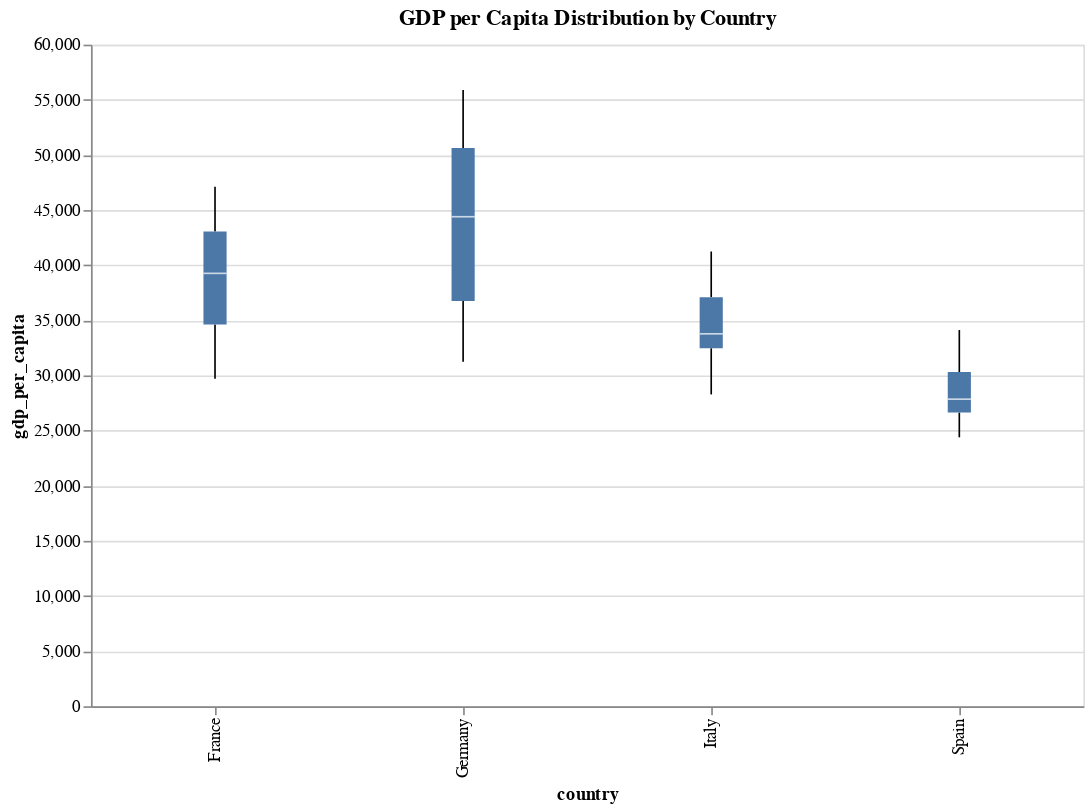

Here is the notebook cell this chart was saved with:
### Code cell
# 3. Box plot showing GDP per capita distribution by country
gdp_box = alt.Chart(df).mark_boxplot().encode(
    x='country:N',
    y='gdp_per_capita:Q'
).properties(
    title='GDP per Capita Distribution by Country',
    width=600,
    height=400
)
gdp_box

### Figure 1 — Vega-Lite specification as saved in the notebook (floating-point values rounded to 4 significant figures)
{"config": {"view": {"continuousWidth": 300, "continuousHeight": 300}}, "data": {"name": "data-1277d1753cfc313ed19aec1cef3f479d"}, "mark": {"type": "boxplot"}, "encoding": {"x": {"field": "country", "type": "nominal"}, "y": {"field": "gdp_per_capita", "type": "quantitative"}}, "height": 400, "title": "GDP per Capita Distribution by Country", "width": 600, "$schema": "https://vega.github.io/schema/vega-lite/v5.20.1.json", "datasets": {"data-1277d1753cfc313ed19aec1cef3f479d": [{"country": "Germany", "year": 2004, "inflation_rate": 1.8, "population": 82500000, "gdp_per_capita": 31240}, {"country": "Germany", "year": 2005, "inflation_rate": 1.9, "population": 82400000, "gdp_per_capita": 31950}, {"country": "Germany", "year": 2006, "inflation_rate": 1.8, "population": 82300000, "gdp_per_capita": 33580}, {"country": "Germany", "year": 2007, "inflation_rate": 2.3, "population": 82200000, "gdp_per_capita": 35650}, {"country": "Germany", "year": 2008, "inflation_rate": 2.8, "population": 82000000, "gdp_per_capita": 37120}, {"country": "Germany", "year": 2009, "inflation_rate": 0.2, "population": 81800000, "gdp_per_capita": 34890}, {"country": "Germany", "year": 2010, "inflation_rate": 1.1, "population": 81750000, "gdp_per_capita": 37120}, {"country": "Germany", "year": 2011, "inflation_rate": 2.5, "population": 81800000, "gdp_per_capita": 39890}, {"country": "Germany", "year": 2012, "inflation_rate": 2.1, "population": 81900000, "gdp_per_capita": 41830}, {"country": "Germany", "year": 2013, "inflation_rate": 1.6, "population": 82000000, "gdp_per_capita": 43560}, {"country": "Germany", "year": 2014, "inflation_rate": 0.8, "population": 82200000, "gdp_per_capita": 45230}, {"country": "Germany", "year": 2015, "inflation_rate": 0.1, "population": 82600000, "gdp_per_capita": 46640}, {"country": "Germany", "year": 2016, "inflation_rate": 0.4, "population": 82800000, "gdp_per_capita": 48260}, {"country": "Germany", "year": 2017, "inflation_rate": 1.7, "population": 83000000, "gdp_per_capita": 50425}, {"country": "Germany", "year": 2018, "inflation_rate": 1.9, "population": 83200000, "gdp_per_capita": 52559}, {"country": "Germany", "year": 2019, "inflation_rate": 1.4, "population": 83400000, "gdp_per_capita": 54076}, {"country": "Germany", "year": 2020, "inflation_rate": 0.5, "population": 83500000, "gdp_per_capita": 49677}, {"country": "Germany", "year": 2021, "inflation_rate": 3.2, "population": 83600000, "gdp_per_capita": 51203}, {"country": "Germany", "year": 2022, "inflation_rate": 7.9, "population": 83700000, "gdp_per_capita": 54076}, {"country": "Germany", "year": 2023, "inflation_rate": 5.9, "population": 83800000, "gdp_per_capita": 55890}, {"country": "France", "year": 2004, "inflation_rate": 2.1, "population": 62400000, "gdp_per_capita": 29692}, {"country": "France", "year": 2005, "inflation_rate": 1.8, "population": 62700000, "gdp_per_capita": 30688}, {"country": "France", "year": 2006, "inflation_rate": 1.6, "population": 63000000, "gdp_per_capita": 32150}, {"country": "France", "year": 2007, "inflation_rate": 1.5, "population": 63300000, "gdp_per_capita": 33890}, {"country": "France", "year": 2008, "inflation_rate": 2.8, "population": 63600000, "gdp_per_capita": 34950}, {"country": "France", "year": 2009, "inflation_rate": 0.1, "population": 63900000, "gdp_per_capita": 33680}, {"country": "France", "year": 2010, "inflation_rate": 1.5, "population": 64200000, "gdp_per_capita": 34880}, {"country": "France", "year": 2011, "inflation_rate": 2.1, "population": 64500000, "gdp_per_capita": 36750}, {"country": "France", "year": 2012, "inflation_rate": 2.0, "population": 64800000, "gdp_per_capita": 37780}, {"country": "France", "year": 2013, "inflation_rate": 0.9, "population": 65100000, "gdp_per_capita": 38950}, {"country": "France", "year": 2014, "inflation_rate": 0.5, "population": 65400000, "gdp_per_capita": 39570}, {"country": "France", "year": 2015, "inflation_rate": 0.0, "population": 65700000, "gdp_per_capita": 40470}, {"country": "France", "year": 2016, "inflation_rate": 0.2, "population": 66000000, "gdp_per_capita": 41340}, {"country": "France", "year": 2017, "inflation_rate": 1.0, "population": 66300000, "gdp_per_capita": 42850}, {"country": "France", "year": 2018, "inflation_rate": 1.9, "population": 66600000, "gdp_per_capita": 44450}, {"country": "France", "year": 2019, "inflation_rate": 1.3, "population": 66900000, "gdp_per_capita": 46240}, {"country": "France", "year": 2020, "inflation_rate": 0.5, "population": 67200000, "gdp_per_capita": 42330}, {"country": "France", "year": 2021, "inflation_rate": 2.1, "population": 67400000, "gdp_per_capita": 43658}, {"country": "France", "year": 2022, "inflation_rate": 5.9, "population": 67600000, "gdp_per_capita": 45454}, {"country": "France", "year": 2023, "inflation_rate": 4.9, "population": 67800000, "gdp_per_capita": 47120}, {"country": "Italy", "year": 2004, "inflation_rate": 2.2, "population": 57888000, "gdp_per_capita": 28280}, {"country": "Italy", "year": 2005, "inflation_rate": 2.0, "population": 58064000, "gdp_per_capita": 28934}, {"country": "Italy", "year": 2006, "inflation_rate": 2.1, "population": 58223000, "gdp_per_capita": 30364}, {"country": "Italy", "year": 2007, "inflation_rate": 1.8, "population": 58438000, "gdp_per_capita": 32250}, {"country": "Italy", "year": 2008, "inflation_rate": 3.3, "population": 58652000, "gdp_per_capita": 33560}, {"country": "Italy", "year": 2009, "inflation_rate": 0.8, "population": 58947000, "gdp_per_capita": 31750}, {"country": "Italy", "year": 2010, "inflation_rate": 1.5, "population": 59190000, "gdp_per_capita": 32540}, {"country": "Italy", "year": 2011, "inflation_rate": 2.8, "population": 59364000, "gdp_per_capita": 33870}, {"country": "Italy", "year": 2012, "inflation_rate": 3.0, "population": 59394000, "gdp_per_capita": 33560}, {"country": "Italy", "year": 2013, "inflation_rate": 1.2, "population": 59685000, "gdp_per_capita": 33450}, {"country": "Italy", "year": 2014, "inflation_rate": 0.2, "population": 60783000, "gdp_per_capita": 33680}, {"country": "Italy", "year": 2015, "inflation_rate": 0.1, "population": 60796000, "gdp_per_capita": 34220}, {"country": "Italy", "year": 2016, "inflation_rate": -0.1, "population": 60666000, "gdp_per_capita": 35220}, {"country": "Italy", "year": 2017, "inflation_rate": 1.2, "population": 60589000, "gdp_per_capita": 36840}, {"country": "Italy", "year": 2018, "inflation_rate": 1.1, "population": 60484000, "gdp_per_capita": 38140}, {"country": "Italy", "year": 2019, "inflation_rate": 0.6, "population": 60360000, "gdp_per_capita": 38480}, {"country": "Italy", "year": 2020, "inflation_rate": -0.1, "population": 59641000, "gdp_per_capita": 35570}, {"country": "Italy", "year": 2021, "inflation_rate": 1.9, "population": 59236000, "gdp_per_capita": 37890}, {"country": "Italy", "year": 2022, "inflation_rate": 8.1, "population": 58853000, "gdp_per_capita": 39870}, {"country": "Italy", "year": 2023, "inflation_rate": 5.9, "population": 58478000, "gdp_per_capita": 41240}, {"country": "Spain", "year": 2004, "inflation_rate": 3.0, "population": 42921000, "gdp_per_capita": 24390}, {"country": "Spain", "year": 2005, "inflation_rate": 3.4, "population": 43653000, "gdp_per_capita": 25250}, {"country": "Spain", "year": 2006, "inflation_rate": 3.5, "population": 44397000, "gdp_per_capita": 26640}, {"country": "Spain", "year": 2007, "inflation_rate": 2.8, "population": 45226000, "gdp_per_capita": 27860}, {"country": "Spain", "year": 2008, "inflation_rate": 4.1, "population": 45954000, "gdp_per_capita": 28650}, {"country": "Spain", "year": 2009, "inflation_rate": -0.3, "population": 46362000, "gdp_per_capita": 26920}, {"country": "Spain", "year": 2010, "inflation_rate": 1.8, "population": 46577000, "gdp_per_capita": 26960}, {"country": "Spain", "year": 2011, "inflation_rate": 3.2, "population": 46743000, "gdp_per_capita": 26850}, {"country": "Spain", "year": 2012, "inflation_rate": 2.4, "population": 46773000, "gdp_per_capita": 26350}, {"country": "Spain", "year": 2013, "inflation_rate": 1.4, "population": 46620000, "gdp_per_capita": 26120}, {"country": "Spain", "year": 2014, "inflation_rate": -0.2, "population": 46480000, "gdp_per_capita": 26640}, {"country": "Spain", "year": 2015, "inflation_rate": -0.6, "population": 46450000, "gdp_per_capita": 27840}, {"country": "Spain", "year": 2016, "inflation_rate": -0.3, "population": 46440000, "gdp_per_capita": 28850}, {"country": "Spain", "year": 2017, "inflation_rate": 2.0, "population": 46533000, "gdp_per_capita": 30120}, {"country": "Spain", "year": 2018, "inflation_rate": 1.7, "population": 46723000, "gdp_per_capita": 31620}, {"country": "Spain", "year": 2019, "inflation_rate": 0.7, "population": 47133000, "gdp_per_capita": 32340}, {"country": "Spain", "year": 2020, "inflation_rate": -0.3, "population": 47351000, "gdp_per_capita": 29460}, {"country": "Spain", "year": 2021, "inflation_rate": 3.1, "population": 47399000, "gdp_per_capita": 30890}, {"country": "Spain", "year": 2022, "inflation_rate": 8.4, "population": 47615000, "gdp_per_capita": 32860}, {"country": "Spain", "year": 2023, "inflation_rate": 3.5, "population": 47755000, "gdp_per_capita": 34120}]}}
